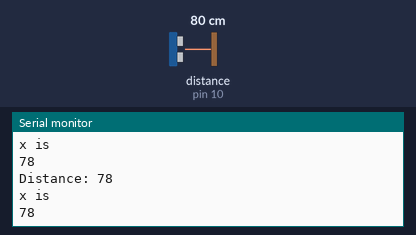
Bench run of a sketch on a simulated Arduino Uno, built with avr-gcc and run on an emulated ATmega328P. Shown: the last lines printed to the serial monitor. Wiring (inferred from the names in the program): ultrasonic range finder: trigger pin 9; echo pin 10. The inputs (shaded band) are chosen by the test bench; at power-on: distance to the obstacle (sensor on pin 10) 80 cm. The echo pulse lasts 58.3 µs per cm.

Above: at 1.2 s.
1.3 s: distance to the obstacle (sensor on pin 10) set to 2 cm
At 1.84 s:
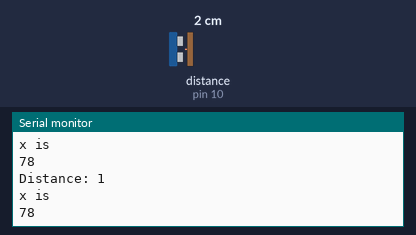
2.8 s: distance to the obstacle (sensor on pin 10) set to 4 cm
At 3.34 s:
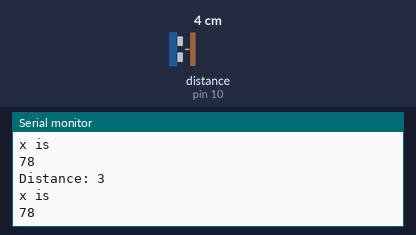
Timing chart, 0 to 5.8 s (numbered marks = the images above; inputs shaded):
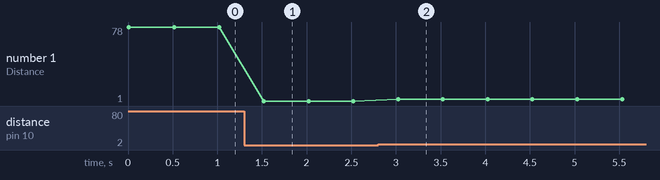

The sketch:

ultrasonic_sensor.ino
```cpp
const int trigPin = 9;
const int echoPin = 10;
// defines variables
long duration;
int distance,x=1;
void setup() {
pinMode(trigPin, OUTPUT); // Sets the trigPin as an Output
pinMode(echoPin, INPUT); // Sets the echoPin as an Input
Serial.begin(9600); // Starts the serial communication


}
void loop() {
// Clears the trigPin
digitalWrite(trigPin, LOW);
delayMicroseconds(2);
// Sets the trigPin on HIGH state for 10 micro seconds
digitalWrite(trigPin, HIGH);
delayMicroseconds(10);
digitalWrite(trigPin, LOW);
// Reads the echoPin, returns the sound wave travel time in microseconds
duration = pulseIn(echoPin, HIGH);
// Calculating the distance
x= duration*0.034/2;

while(1)
{
digitalWrite(trigPin, LOW);
delayMicroseconds(2);
// Sets the trigPin on HIGH state for 10 micro seconds
digitalWrite(trigPin, HIGH);
delayMicroseconds(10);
digitalWrite(trigPin, LOW);
// Reads the echoPin, returns the sound wave travel time in microseconds
duration = pulseIn(echoPin, HIGH);
// Calculating the distance
distance= duration*0.034/2;
// Prints the distance on the Serial Monitor
Serial.print("Distance: ");
Serial.println(distance);
Serial.println("x is ");
Serial.println(x);
delay(500);
}

}
```

Measured:
- after the input at 1.3 s, the serial monitor: prints a new line after 0.22 s (image 1)
- after the input at 2.8 s, the serial monitor: prints a new line after 0.23 s (image 2)
- plotted number 1: 78 → 1 after the input at 1.3 s, 1 → 3 after the input at 2.8 s
